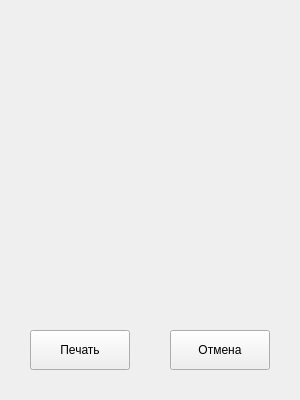
<?xml version="1.0" encoding="UTF-8"?>
<ui version="4.0">
 <class>card</class>
 <widget class="QWidget" name="card">
  <property name="geometry"><rect><x>0</x><y>0</y><width>300</width><height>400</height></rect></property>
  <widget class="QLabel" name="pic">
   <property name="geometry"><rect><x>50</x><y>120</y><width>200</width><height>180</height></rect></property>
   <property name="alignment"><set>Qt::AlignCenter</set></property>
  </widget>
  <widget class="QLabel" name="name">
   <property name="geometry"><rect><x>10</x><y>10</y><width>280</width><height>40</height></rect></property>
   <property name="font"><font><pointsize>16</pointsize><bold>true</bold></font></property>
   <property name="alignment"><set>Qt::AlignCenter</set></property>
  </widget>
  <widget class="QLabel" name="magician_ability">
   <property name="geometry"><rect><x>10</x><y>50</y><width>280</width><height>30</height></rect></property>
   <property name="font"><font><pointsize>12</pointsize></font></property>
   <property name="alignment"><set>Qt::AlignCenter</set></property>
  </widget>
  <widget class="QLabel" name="magician_health">
   <property name="geometry"><rect><x>20</x><y>80</y><width>120</width><height>30</height></rect></property>
   <property name="font"><font><pointsize>12</pointsize></font></property>
   <property name="styleSheet"><string>color: green;</string></property>
  </widget>
  <widget class="QLabel" name="magician_mana">
   <property name="geometry"><rect><x>160</x><y>80</y><width>120</width><height>30</height></rect></property>
   <property name="font"><font><pointsize>12</pointsize></font></property>
   <property name="styleSheet"><string>color: blue;</string></property>
  </widget>
  <widget class="QLabel" name="enemy_health">
   <property name="geometry"><rect><x>10</x><y>50</y><width>280</width><height>30</height></rect></property>
   <property name="font"><font><pointsize>12</pointsize></font></property>
   <property name="styleSheet"><string>color: darkred;</string></property>
   <property name="alignment"><set>Qt::AlignCenter</set></property>
  </widget>
  <widget class="QLabel" name="enemy_armor">
   <property name="geometry"><rect><x>10</x><y>80</y><width>280</width><height>30</height></rect></property>
   <property name="font"><font><pointsize>12</pointsize></font></property>
   <property name="alignment"><set>Qt::AlignCenter</set></property>
  </widget>
  <widget class="QPushButton" name="print">
   <property name="geometry"><rect><x>30</x><y>330</y><width>100</width><height>40</height></rect></property>
   <property name="text"><string>Печать</string></property>
  </widget>
  <widget class="QPushButton" name="cancel">
   <property name="geometry"><rect><x>170</x><y>330</y><width>100</width><height>40</height></rect></property>
   <property name="text"><string>Отмена</string></property>
  </widget>
 </widget>
 <resources/>
</ui>
